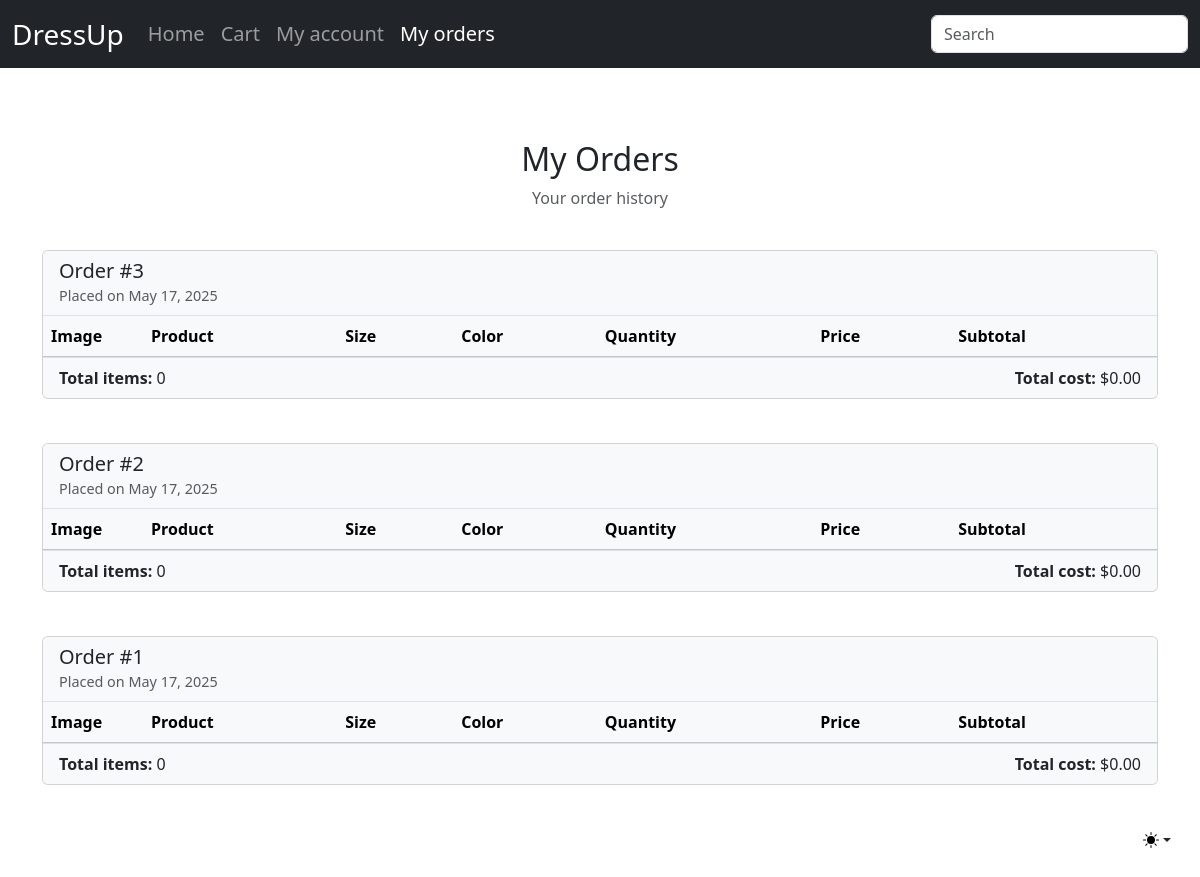
Page /orders (signed in) on the committed database.
### data.py (models this page shows)
class Order(db.Model):
    id = db.Column(db.Integer, primary_key=True)
    created_at = db.Column(db.DateTime, default=datetime.utcnow)
    user_id = db.Column(db.Integer, db.ForeignKey('user.id'), nullable=False)
    items = db.relationship('OrderItem', backref='order', lazy=True)

### app.py (the view)
@app.route('/orders')
@login_required
def orders():
    my_orders = (
        Order.query
        .filter_by(user_id=current_user.id)
        .options(
            joinedload(Order.items).joinedload(OrderItem.product)  # Загружаем позиции и товары
        )
        .order_by(Order.created_at.desc())
        .all()
    )
    return render_template('orders.html', orders=my_orders)

### app.py (called while the page is built)
@login_manager.user_loader
def load_user(user_id):
    return User.query.get(int(user_id))

### templates/orders.html (shortened to what this page needs)
<!doctype html>
<html lang="en" data-bs-theme="auto">
  <head>
    <link href="{{ url_for('static', filename='css/bootstrap.min.css') }}" rel="stylesheet">
  </head>
  <body>
    {% include 'partials/theme_switcher.html' %}
    {% include 'partials/navbar.html' %}
    <main class="container py-5">
      <div class="py-4 text-center">
        <h2>My Orders</h2>
        <p class="text-muted">Your order history</p>
      </div>
      {% if orders %}
        <div class="row">
          {% for order in orders %}
          <div class="col-12 mb-4">
            <div class="card order-card">
              <div class="card-header order-header d-flex justify-content-between align-items-center">
                <div>
                  <h5 class="mb-0">Order #{{ order.id }}</h5>
                  <span class="order-date">Placed on {{ order.created_at.strftime('%B %d, %Y') }}</span>
                </div>
              </div>
              <div class="card-body p-0">
                <div class="table-responsive">
                  <table class="table mb-0">
                    <thead class="table-light">
                      <tr>
                        <th style="width: 100px">Image</th>
                        <th>Product</th>
                        <th>Size</th>
                        <th>Color</th>
                        <th>Quantity</th>
                        <th>Price</th>
                        <th>Subtotal</th>
                      </tr>
                    </thead>
                      {% set total = 0 %}
                  </table>
                </div>
              </div>
              <div class="card-footer order-summary d-flex justify-content-between">
                <span><strong>Total items:</strong> {{ order.items | sum(attribute='quantity') }}</span>
                <span><strong>Total cost:</strong> ${{ "%.2f"|format(total) }}</span>
              </div>
            </div>
          </div>
          {% endfor %}
        </div>
      {% else %}
        <div class="text-center py-5">
          <h4 class="text-muted">You haven't placed any orders yet</h4>
          <a href="{{ url_for('main_page') }}" class="btn btn-primary mt-3">Start Shopping</a>
        </div>
      {% endif %}
    </main>
  </body>
</html>

### templates/orders.html (style rules this page uses)
.order-card { transition: box-shadow 0.3s; margin-bottom: 20px; background-color: var(--bs-card-bg); }
.order-header { background-color: var(--bs-tertiary-bg); border-bottom: 1px solid var(--bs-border-color); }
.order-date { color: var(--bs-secondary-color); font-size: 0.9rem; }
.order-summary { background-color: var(--bs-tertiary-bg); border-top: 1px solid var(--bs-border-color); }
.table { --bs-table-bg: transparent; --bs-table-striped-bg: var(--bs-tertiary-bg); --bs-table-hover-bg: var(--bs-secondary-bg); }

### rows in the picture
Order: id "3", created_at "May 17, 2025", items|sum "0", total "0.00"
Order: id "2", created_at "May 17, 2025", items|sum "0", total "0.00"
Order: id "1", created_at "May 17, 2025", items|sum "0", total "0.00"
